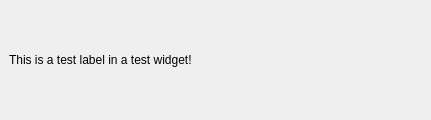
<?xml version="1.0" encoding="UTF-8"?>
<ui version="4.0">
 <class>qDMMLMarkupsTestLineWidget</class>
 <widget class="QWidget" name="qDMMLMarkupsTestLineWidget">
  <property name="geometry">
   <rect>
    <x>0</x>
    <y>0</y>
    <width>431</width>
    <height>120</height>
   </rect>
  </property>
  <property name="windowTitle">
   <string>Form</string>
  </property>
  <layout class="QVBoxLayout" name="verticalLayout">
   <property name="leftMargin">
    <number>0</number>
   </property>
   <property name="topMargin">
    <number>0</number>
   </property>
   <property name="rightMargin">
    <number>0</number>
   </property>
   <property name="bottomMargin">
    <number>0</number>
   </property>
   <item>
    <widget class="ctkCollapsibleButton" name="lineTestCollapsibleButton" native="true">
     <property name="text" stdset="0">
      <string>Test Line Settings</string>
     </property>
     <property name="checked" stdset="0">
      <bool>false</bool>
     </property>
     <property name="collapsed" stdset="0">
      <bool>true</bool>
     </property>
     <layout class="QGridLayout" name="gridLayout_2">
      <property name="leftMargin">
       <number>9</number>
      </property>
      <property name="rightMargin">
       <number>9</number>
      </property>
      <item row="0" column="0">
       <widget class="QLabel" name="qDMMLMarkupsTestLineWidgetLabel">
        <property name="text">
         <string>This is a test label in a test widget!</string>
        </property>
       </widget>
      </item>
     </layout>
    </widget>
   </item>
  </layout>
 </widget>
 <customwidgets>
  <customwidget>
   <class>ctkCollapsibleButton</class>
   <extends>QWidget</extends>
   <header>ctkCollapsibleButton.h</header>
   <container>1</container>
  </customwidget>
 </customwidgets>
 <resources/>
 <connections/>
</ui>
